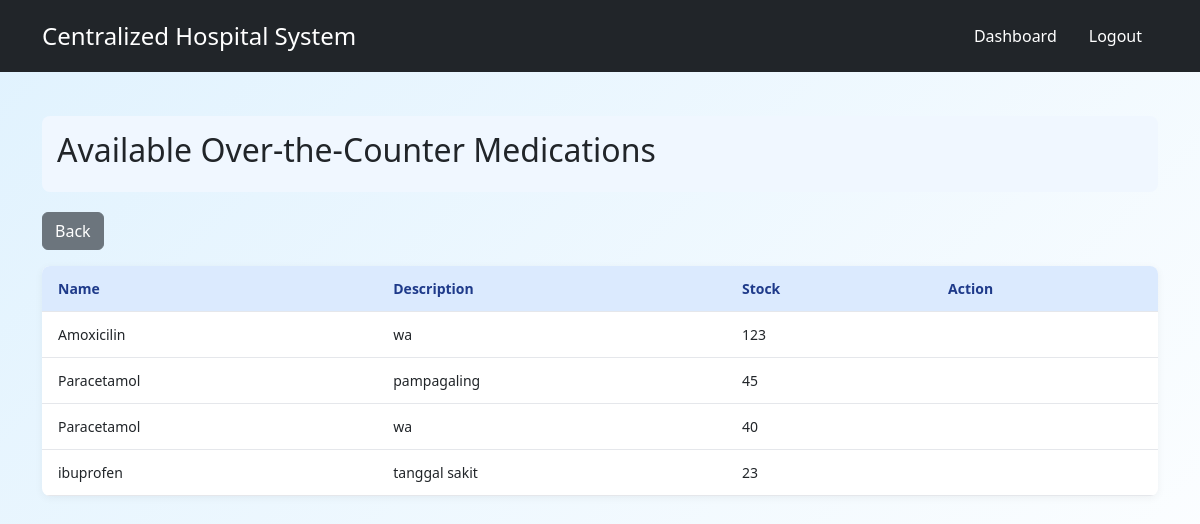
The app's page /pharmacy/ (signed in) with its own data.
### inventory/models.py (models this page shows, shortened)
class Medication(models.Model):
    name = models.CharField(max_length=100)
    description = models.TextField(blank=True, null=True)
    quantity = models.PositiveIntegerField(default=0)  # Stock in inventory
    unit = models.CharField(max_length=50, default="pcs")  # e.g., tablets, bottles
    price = models.DecimalField(max_digits=10, decimal_places=2)
    prescription_required = models.BooleanField(default=False)  # ✅ New field
    hospital = models.ForeignKey(Hospital, on_delete=models.SET_NULL, null=True, blank=True, related_name="medication")
    created_at = models.DateTimeField(auto_now_add=True)
    updated_at = models.DateTimeField(auto_now=True)

### accounts/decorators.py (the view)
        def wrapper(request, *args, **kwargs):
            if not request.user.is_authenticated:
                return HttpResponseForbidden("You must be logged in.")
            if request.user.role not in roles:
                return HttpResponseForbidden("You do not have permission to access this page.")
            return view_func(request, *args, **kwargs)

### pharmacy/views.py (called while the page is built)
@role_required('Admin', 'Staff', 'Patient')
def pharmacy_medication_list(request):
    if request.user.role == "Admin":
        medications = Medication.objects.filter(prescription_required=False).order_by('name')
        hospital_id = request.GET.get('hospital_id')
        hospital = get_object_or_404(Medication, id=hospital_id) if hospital_id else None
        if hospital:
            medications = medications.filter(hospital=hospital)
    else:  # Staff or Patient
        hospital = request.user.hospital
        medications = Medication.objects.filter(
            hospital=hospital,
            prescription_required=False
        ).order_by('name')
    return render(request, 'pharmacy/medication_list.html', {
        'medications': medications,
        'hospital': hospital
    })

### pharmacy/templates/pharmacy/medication_list.html (shortened to what this page needs)
{% extends "base.html" %}
{% block content %}
<div class="page-header">
  <h2>Available Over-the-Counter Medications{% if hospital %} – {{ hospital.name }}{% endif %}</h2>
</div>
<a href="{% url 'accounts:patient_dashboard' %}" class="btn btn-secondary mb-3">Back</a>
<table class="styled-table">
  <thead>
    <tr>
      <th>Name</th>
      <th>Description</th>
      <th>Stock</th>
      <th>Action</th>
    </tr>
  </thead>
  <tbody>
    {% for med in medications %}
      <tr>
        <td>{{ med.name }}</td>
        <td>{{ med.description }}</td>
        <td>{{ med.quantity }}</td>
        <td>
        </td>
      </tr>
    {% empty %}
      <tr>
        <td colspan="4" class="no-data">No over-the-counter medications available.</td>
      </tr>
    {% endfor %}
  </tbody>
</table>
{% endblock %}

### static_my_project/css/styles.css (style rules this page uses)
body { font-family: Arial, sans-serif; background-color: #e6f0fa; margin: 0; padding: 0; color: #111827; }
h1, h2, h3, h4 { margin: 0 0 15px; font-weight: 600; }
.page-header { display: flex; justify-content: space-between; align-items: center; margin-bottom: 20px; background-color: #f0f7ff; padding: 15px; border-radius: 8px; }
.btn { display: inline-block; padding: 8px 14px; font-size: 14px; border-radius: 6px; text-decoration: none; transition: 0.2s; cursor: pointer; border: none; }
.btn-secondary { background: #6b7280; color: #fff; }
.styled-table { width: 100%; border-collapse: collapse; background: #fff; border-radius: 8px; overflow: hidden; margin-bottom: 20px; box-shadow: 0 2px 8px rgba(0,0,0,0.05); }
.styled-table th, .styled-table td { padding: 12px 16px; border-bottom: 1px solid #e5e7eb; text-align: left; font-size: 14px; }
.styled-table th { background: #dbeafe; font-weight: 600; color: #1e3a8a; }
body::before { content: ""; position: fixed; top: 0; left: 0; width: 100%; height: 100%; background: linear-gradient(135deg, #e0f2fe 0%, #ffffff 100%); z-index: -1; }

### records on screen
Medication: name "Amoxicilin", description "wa", quantity "123"
Medication: name "Paracetamol", description "pampagaling", quantity "45"
Medication: name "Paracetamol", description "wa", quantity "40"
Medication: name "ibuprofen", description "tanggal sakit", quantity "23"
